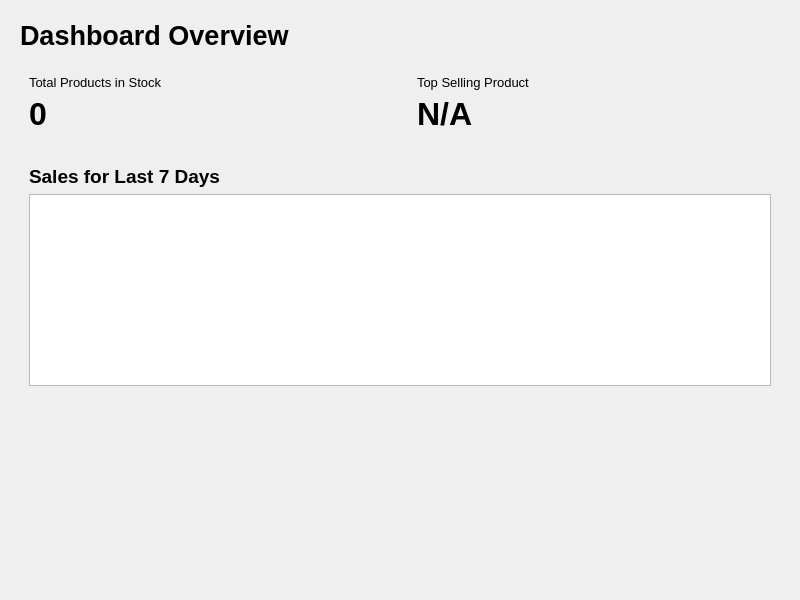
<?xml version="1.0" encoding="UTF-8"?>
<ui version="4.0">
 <class>DashboardPage</class>
 <widget class="QWidget" name="DashboardPage">
  <property name="geometry">
   <rect>
    <x>0</x>
    <y>0</y>
    <width>800</width>
    <height>600</height>
   </rect>
  </property>
  <property name="windowTitle">
   <string>Dashboard</string>
  </property>
  <layout class="QVBoxLayout" name="verticalLayout">
   <property name="spacing">
    <number>15</number>
   </property>
   <property name="leftMargin">
    <number>20</number>
   </property>
   <property name="topMargin">
    <number>20</number>
   </property>
   <property name="rightMargin">
    <number>20</number>
   </property>
   <property name="bottomMargin">
    <number>20</number>
   </property>
   <item>
    <widget class="QLabel" name="dashboardTitleLabel">
     <property name="font">
      <font>
       <pointsize>20</pointsize>
       <bold>true</bold>
      </font>
     </property>
     <property name="text">
      <string>Dashboard Overview</string>
     </property>
    </widget>
   </item>
   <item>
    <layout class="QGridLayout" name="statsGrid">
     <property name="spacing">
      <number>15</number>
     </property>
     <item row="0" column="0">
      <widget class="QWidget" name="cardTotalProducts" native="true">
       <layout class="QVBoxLayout" name="verticalLayout_2">
        <item>
         <widget class="QLabel" name="totalProductsTitle">
          <property name="font">
           <font>
            <pointsize>10</pointsize>
           </font>
          </property>
          <property name="text">
           <string>Total Products in Stock</string>
          </property>
         </widget>
        </item>
        <item>
         <widget class="QLabel" name="totalProductsValue">
          <property name="font">
           <font>
            <pointsize>24</pointsize>
            <bold>true</bold>
           </font>
          </property>
          <property name="text">
           <string>0</string>
          </property>
         </widget>
        </item>
       </layout>
      </widget>
     </item>
     <item row="0" column="1">
      <widget class="QWidget" name="cardTopSelling" native="true">
       <layout class="QVBoxLayout" name="verticalLayout_3">
        <item>
         <widget class="QLabel" name="topSellingTitle">
          <property name="font">
           <font>
            <pointsize>10</pointsize>
           </font>
          </property>
          <property name="text">
           <string>Top Selling Product</string>
          </property>
         </widget>
        </item>
        <item>
         <widget class="QLabel" name="topSellingValue">
          <property name="font">
           <font>
            <pointsize>24</pointsize>
            <bold>true</bold>
           </font>
          </property>
          <property name="text">
           <string>N/A</string>
          </property>
         </widget>
        </item>
       </layout>
      </widget>
     </item>
    </layout>
   </item>
   <item>
    <widget class="QWidget" name="weeklySalesCard" native="true">
     <layout class="QVBoxLayout" name="verticalLayout_4">
      <item>
       <widget class="QLabel" name="weeklySalesTitle">
        <property name="font">
         <font>
          <pointsize>14</pointsize>
          <bold>true</bold>
         </font>
        </property>
        <property name="text">
         <string>Sales for Last 7 Days</string>
        </property>
       </widget>
      </item>
      <item>
       <widget class="QTextEdit" name="weeklySalesTextEdit">
        <property name="readOnly">
         <bool>true</bool>
        </property>
       </widget>
      </item>
     </layout>
    </widget>
   </item>
   <item>
    <spacer name="verticalSpacer">
     <property name="orientation">
      <enum>Qt::Vertical</enum>
     </property>
     <property name="sizeHint" stdset="0">
      <size>
       <width>20</width>
       <height>40</height>
      </size>
     </property>
    </spacer>
   </item>
  </layout>
 </widget>
 <resources/>
 <connections/>
</ui>
